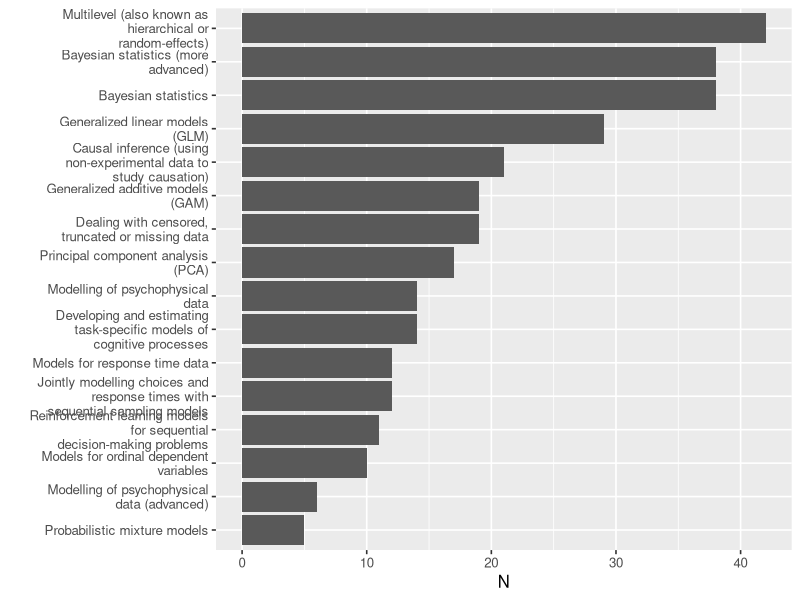
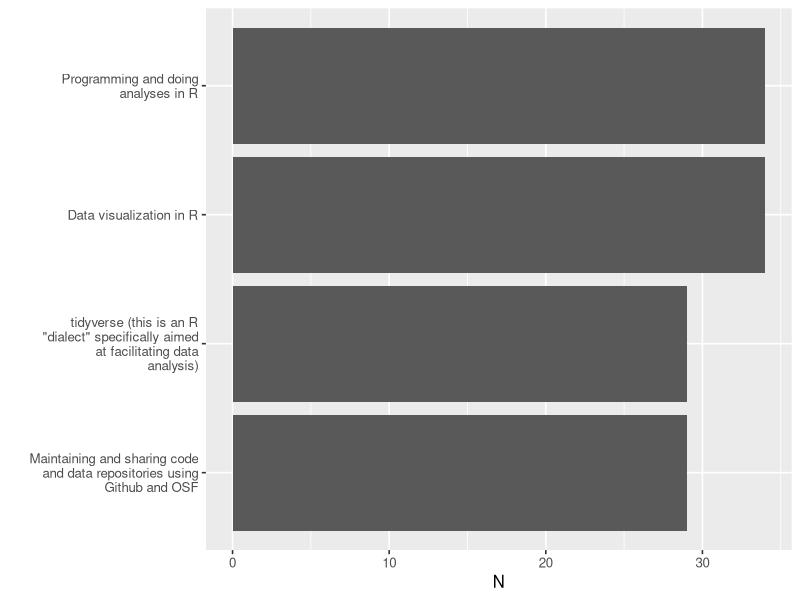
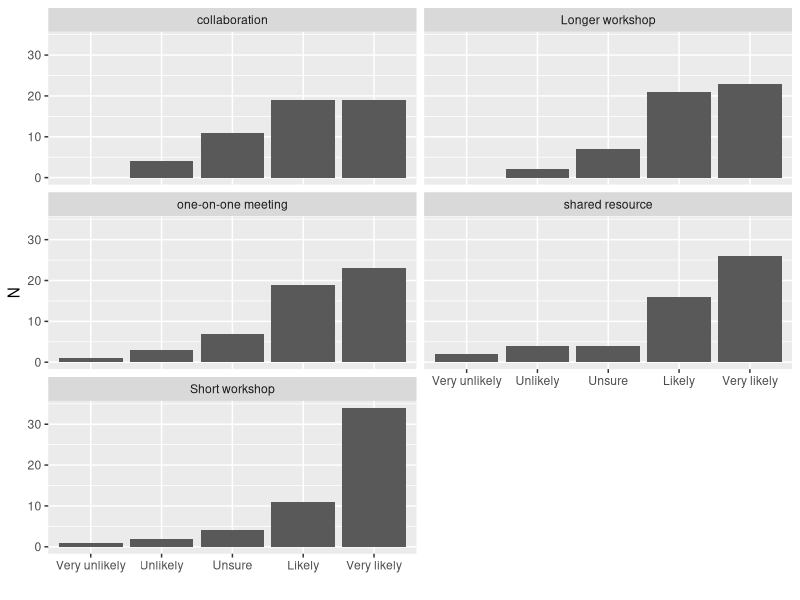
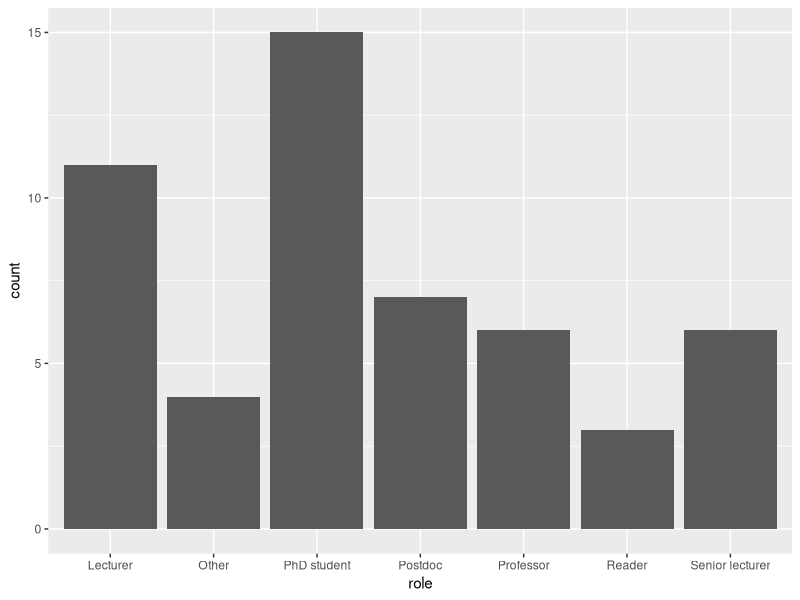

Write R code to recreate these figures, in order.
## ---- chunk 1
library(tidyverse)

# load Qualtrics csv output (edited to remove double header and IP addresses)
d <- read_csv('../data/survey_march22/stats-survey-rhul_edit.csv')

d %>%
  filter(Finished==TRUE) %>%
  dplyr::select(starts_with('models_') & !contains('TEXT')) %>%
  mutate(id = 1:nrow(.)) %>%
  pivot_longer(starts_with('models_'),names_to = 'what') %>%
  filter(!is.na(value)) %>%
  filter(value!="Other (please specify)") %>%
  mutate(value_short = str_extract(value, pattern='^[^:\\.)]*')) %>% 
  # simplify labels (could be more elegant if I knew regex better)
  mutate(value_short = ifelse(str_detect(value_short,"\\((?=e)"),
                              str_sub(value_short,1,-1 -2),
                              value_short)) %>%
  mutate(value_short = ifelse(str_detect(value_short,"\\("),
                              str_c(value_short,")"),
                              value_short)) %>%
  group_by(value_short) %>%
  summarise(N = length(id)) %>%
  arrange(N) %>%
  mutate(value_short=as_factor(value_short)) %>%
  ggplot(aes(y=value_short, x=N))+
  theme_gray(12) +
  geom_col() +
  scale_y_discrete(labels = function(x) lapply(strwrap(x, width = 30, simplify = FALSE), paste, collapse="\n")) +
  labs(y="")
## ---- chunk 2
d %>%
  filter(Finished==TRUE) %>%
  select(starts_with('models_') & contains('TEXT')) %>%
  filter(!is.na(models_17_TEXT)) %>%
  pull(models_17_TEXT) 

## ---- chunk 3
d %>%
  filter(Finished==TRUE) %>%
  dplyr::select(starts_with('extra_') & !contains('TEXT')) %>%
  mutate(id = 1:nrow(.)) %>%
  pivot_longer(starts_with('extra_'),names_to = 'what') %>%
  filter(!is.na(value)) %>%
  filter(value!="Other (please specify)") %>%
  group_by(value) %>%
  summarise(N = length(value)) %>%
  arrange(N) %>%
  mutate(value=as_factor(value)) %>%
  ggplot(aes(y=value, x=N))+
  theme_gray(12) +
  geom_col() +
  scale_y_discrete(labels = function(x) lapply(strwrap(x, width = 30, simplify = FALSE), paste, collapse="\n")) +
  labs(y="")
## ---- chunk 4
d %>%
  filter(Finished==TRUE) %>%
  dplyr::select(starts_with('format_')) %>%
  mutate(id = 1:nrow(.)) %>%
  pivot_longer(starts_with('format_'),names_to = 'what') %>%
  mutate(value=factor(value, ordered=T, levels=c("Very unlikely",
                                                 "Unlikely",
                                                 "Unsure",
                                                 "Likely",
                                                 "Very likely"))) %>%
  filter(!is.na(value)) %>%
  mutate(what=case_when(
    str_detect(what,"1") ~ "Short workshop",
    str_detect(what,"2") ~ "Longer workshop",
    str_detect(what,"3") ~ "one-on-one meeting",
    str_detect(what,"4") ~ "shared resource",
    str_detect(what,"5") ~ "collaboration"
  ) ) %>%
  group_by(what, value) %>%
  summarise(N = length(id)) %>%
  ggplot(aes(x=value, y=N)) +
  geom_col()+
  facet_wrap(.~what, ncol=2) +
  labs(x="")
## ---- chunk 5
d %>%
  filter(Finished==TRUE) %>%
  filter(!is.na(role)) %>%
  ggplot(aes(x=role))+
  geom_histogram(stat='count')
